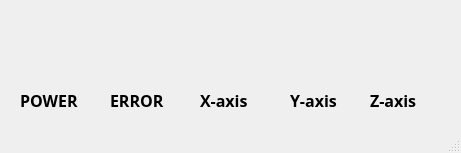
<?xml version="1.0" encoding="UTF-8"?>
<ui version="4.0">
 <class>MainWindow</class>
 <widget class="QMainWindow" name="MainWindow">
  <property name="geometry">
   <rect>
    <x>0</x>
    <y>0</y>
    <width>461</width>
    <height>153</height>
   </rect>
  </property>
  <property name="windowTitle">
   <string>MainWindow</string>
  </property>
  <widget class="QWidget" name="centralwidget">
   <widget class="QLabel" name="P1">
    <property name="geometry">
     <rect>
      <x>20</x>
      <y>90</y>
      <width>61</width>
      <height>21</height>
     </rect>
    </property>
    <property name="font">
     <font>
      <family>Yu Gothic UI Semibold</family>
      <pointsize>12</pointsize>
      <weight>75</weight>
      <bold>true</bold>
     </font>
    </property>
    <property name="text">
     <string>POWER</string>
    </property>
   </widget>
   <widget class="QLabel" name="X1">
    <property name="geometry">
     <rect>
      <x>200</x>
      <y>90</y>
      <width>61</width>
      <height>20</height>
     </rect>
    </property>
    <property name="font">
     <font>
      <family>Yu Gothic UI Semibold</family>
      <pointsize>12</pointsize>
      <weight>75</weight>
      <bold>true</bold>
     </font>
    </property>
    <property name="text">
     <string>X-axis</string>
    </property>
   </widget>
   <widget class="QLabel" name="Y1">
    <property name="geometry">
     <rect>
      <x>290</x>
      <y>90</y>
      <width>51</width>
      <height>21</height>
     </rect>
    </property>
    <property name="font">
     <font>
      <family>Yu Gothic UI Semibold</family>
      <pointsize>12</pointsize>
      <weight>75</weight>
      <bold>true</bold>
     </font>
    </property>
    <property name="text">
     <string>Y-axis</string>
    </property>
   </widget>
   <widget class="QLabel" name="E1">
    <property name="geometry">
     <rect>
      <x>110</x>
      <y>90</y>
      <width>61</width>
      <height>21</height>
     </rect>
    </property>
    <property name="font">
     <font>
      <family>Yu Gothic UI Semibold</family>
      <pointsize>12</pointsize>
      <weight>75</weight>
      <bold>true</bold>
     </font>
    </property>
    <property name="text">
     <string>ERROR</string>
    </property>
   </widget>
   <widget class="QLabel" name="Z1">
    <property name="geometry">
     <rect>
      <x>370</x>
      <y>90</y>
      <width>51</width>
      <height>21</height>
     </rect>
    </property>
    <property name="font">
     <font>
      <family>Yu Gothic UI Semibold</family>
      <pointsize>12</pointsize>
      <weight>75</weight>
      <bold>true</bold>
     </font>
    </property>
    <property name="text">
     <string>Z-axis</string>
    </property>
   </widget>
   <widget class="QLabel" name="P">
    <property name="geometry">
     <rect>
      <x>20</x>
      <y>30</y>
      <width>50</width>
      <height>50</height>
     </rect>
    </property>
    <property name="text">
     <string/>
    </property>
   </widget>
   <widget class="QLabel" name="E">
    <property name="geometry">
     <rect>
      <x>110</x>
      <y>30</y>
      <width>50</width>
      <height>50</height>
     </rect>
    </property>
    <property name="text">
     <string/>
    </property>
   </widget>
   <widget class="QLabel" name="X">
    <property name="geometry">
     <rect>
      <x>200</x>
      <y>30</y>
      <width>50</width>
      <height>50</height>
     </rect>
    </property>
    <property name="text">
     <string/>
    </property>
   </widget>
   <widget class="QLabel" name="Y">
    <property name="geometry">
     <rect>
      <x>290</x>
      <y>30</y>
      <width>50</width>
      <height>50</height>
     </rect>
    </property>
    <property name="text">
     <string/>
    </property>
   </widget>
   <widget class="QLabel" name="Z">
    <property name="geometry">
     <rect>
      <x>370</x>
      <y>30</y>
      <width>50</width>
      <height>50</height>
     </rect>
    </property>
    <property name="text">
     <string/>
    </property>
   </widget>
  </widget>
  <widget class="QMenuBar" name="menubar">
   <property name="geometry">
    <rect>
     <x>0</x>
     <y>0</y>
     <width>461</width>
     <height>21</height>
    </rect>
   </property>
  </widget>
  <widget class="QStatusBar" name="statusbar"/>
 </widget>
 <resources/>
 <connections/>
</ui>
